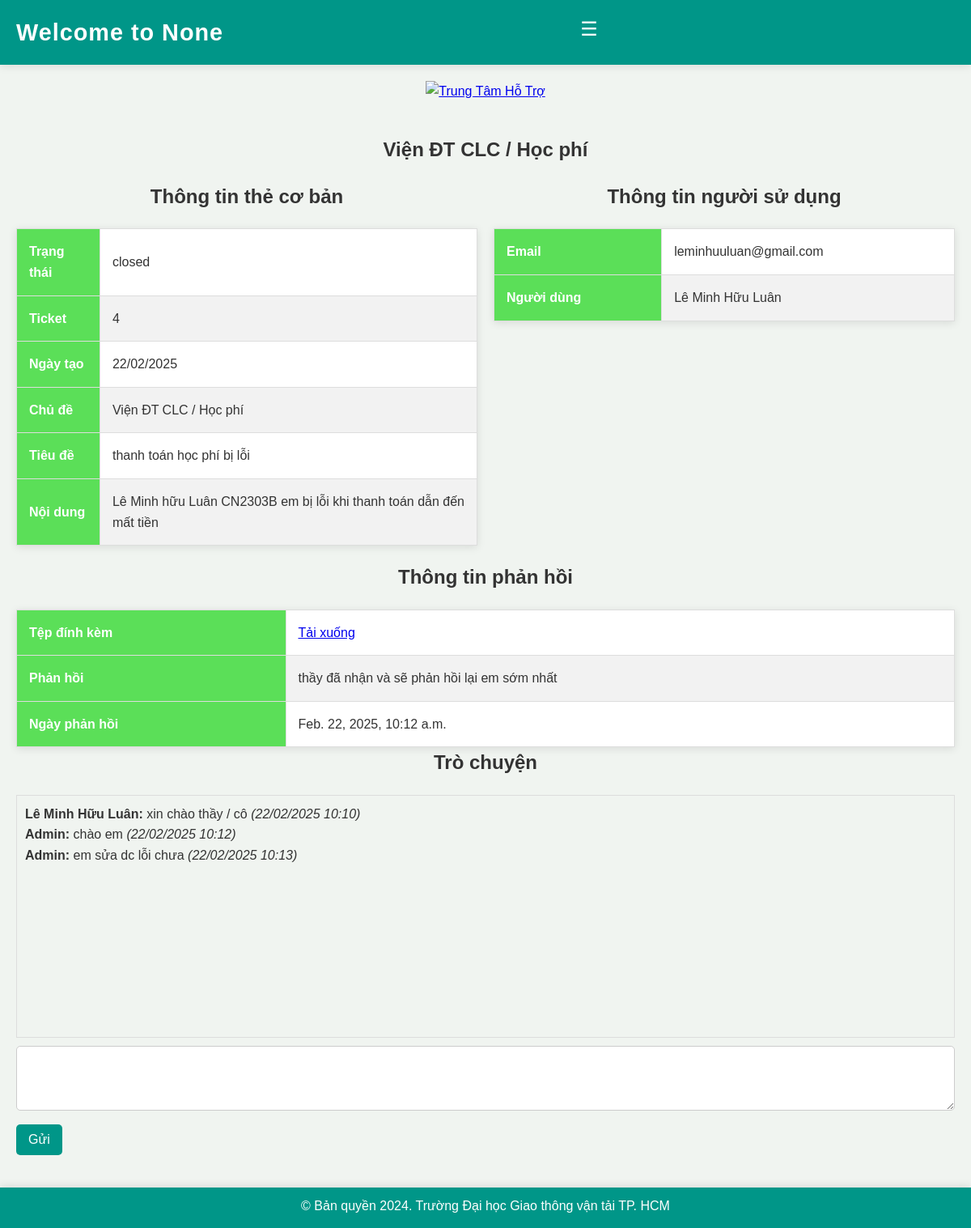
Page /support_request_detail/4/ on the committed database.
### app/models.py (models this page shows, shortened)
class SupportRequest(models.Model):
    email = models.EmailField(max_length=120)
    user = models.CharField(max_length=80)
    topic = models.CharField(max_length=120)
    request_title = models.CharField(max_length=200)
    request_content = models.TextField()
    attachment = models.FileField(upload_to='uploads/', null=True, blank=True)
    response = models.TextField(null=True, blank=True)
    created_at = models.DateTimeField(auto_now_add=True)  # Thêm trường created_at
    response_date = models.DateTimeField(null=True, blank=True)  # Thêm trường response_date
    STATUS_CHOICES = [
        ('open', 'Open'),
        ('closed', 'Closed'),
    ]
    status = models.CharField(max_length=10, choices=STATUS_CHOICES, default='open')  # Thêm trường status

class ChatMessage(models.Model):
    support_request = models.ForeignKey(SupportRequest, related_name='messages', on_delete=models.CASCADE)
    sender = models.CharField(max_length=80)
    message = models.TextField()
    timestamp = models.DateTimeField(auto_now_add=True)

### app/views.py (the view, shortened to what this page needs)
# urls.py: path('support_request_detail/<int:request_id>/', views.support_request_detail, name='support_request_detail'),
def support_request_detail(request, request_id):
    support_request = get_object_or_404(SupportRequest, id=request_id)
    hovaten = request.session.get('hovaten', None)
    return render(request, 'app/support/support_request_detail.html', {
        'support_request': support_request,
        'hovaten': hovaten
    })

### app/templates/app/support/support_request_detail.html (shortened to what this page needs)
{% extends 'app/support/header_footer.html' %} {% block content %}
<!DOCTYPE html>
<html lang="en">
  <head>
    {% load static %}
  </head>
  <body>
    <div class="content">
      <div class="tieude1">{{ support_request.topic }}</div>
      <div class="detail-container">
        <div style="flex: 1; margin-right: 10px">
          <div class="tieude1">Thông tin thẻ cơ bản</div>
          <table class="detail-table">
            <tbody>
              <tr>
                <th>Trạng thái</th>
                <td>{{ support_request.status }}</td>
              </tr>
              <tr>
                <th>Ticket</th>
                <td>{{ support_request.id }}</td>
              </tr>
              <tr>
                <th>Ngày tạo</th>
                <td>{{ support_request.created_at|date:"d/m/Y" }}</td>
              </tr>
              <tr>
                <th>Chủ đề</th>
                <td>{{ support_request.topic }}</td>
              </tr>
              <tr>
                <th>Tiêu đề</th>
                <td>{{ support_request.request_title }}</td>
              </tr>
              <tr>
                <th>Nội dung</th>
                <td>{{ support_request.request_content }}</td>
              </tr>
            </tbody>
          </table>
        </div>
        <div style="flex: 1; margin-left: 10px">
          <div class="tieude1">Thông tin người sử dụng</div>
          <table class="detail-table">
            <tbody>
              <tr>
                <th>Email</th>
                <td>{{ support_request.email }}</td>
              </tr>
              <tr>
                <th>Người dùng</th>
                <td>{{ support_request.user }}</td>
              </tr>
            </tbody>
          </table>
        </div>
      </div>
      <div class="tieude1">Thông tin phản hồi</div>
      <table class="detail-table" style="width: 100%; margin: 0 auto">
        <tbody>
          <tr>
            <th>Tệp đính kèm</th>
            <td>
              {% if support_request.attachment %}
              <a href="{% static 'uploads/' %}{{ support_request.attachment }}"
                >Tải xuống</a
              >
              {% else %} Không có {% endif %}
            </td>
          </tr>
          <tr>
            <th>Phản hồi</th>
            <td>{{ support_request.response }}</td>
          </tr>
          <tr>
            <th>Ngày phản hồi</th>
            <td>{{ support_request.response_date }}</td>
          </tr>
        </tbody>
      </table>
      <div class="tieude1">Trò chuyện</div>
      <div class="chat-container" style="width: 100%; margin: 20px auto">
        <div
          class="chat-messages"
          style="
            border: 1px solid #ddd;
            padding: 10px;
            height: 300px;
            overflow-y: scroll;
          "
        >
          {% for message in support_request.messages.all %}
          <div>
            <strong>{{ message.sender }}:</strong> {{ message.message }}
            <em>({{ message.timestamp|date:"d/m/Y H:i" }})</em>
          </div>
          {% endfor %}
        </div>
        <form
          method="POST"
          action="{% url 'support_request_detail' support_request.id %}"
          style="margin-top: 10px"
        >
          <textarea name="message" rows="3" style="width: 100%"></textarea>
          <button type="submit" style="margin-top: 10px">Gửi</button>
        </form>
      </div>
    </div>
  </body>
</html>
{% endblock %}

### app/static/app/css/support_user.css (style rules this page uses)
* { padding: 0; margin: 0; box-sizing: border-box; }
body { font-family: "Arial", sans-serif; line-height: 1.6; background-color: #f0f4f0; color: #333; display: flex; flex-direction: column; height: 100vh; overflow: auto; }
.content { flex: 1; }
input[type="email"], input[type="text"], textarea, select { width: 100%; padding: 12px; border: 1px solid #ccc; border-radius: 5px; box-sizing: border-box; font-size: 16px; transition: border-color 0.3s; }
button { background-color: #009688; color: white; border: none; border-radius: 5px; padding: 10px 15px; cursor: pointer; font-size: 16px; transition: background-color 0.3s ease; margin-right: 10px; }

### app/templates/app/support/support_request_detail.html (style rules this page uses)
.content { max-width: 1200px; margin: 0 auto; padding: 20px; }
.tieude1 { font-size: 24px; font-weight: bold; margin-bottom: 20px; color: #333; text-align: center; }
.detail-container { display: flex; justify-content: space-between; margin-bottom: 20px; }
.detail-table { width: 100%; border-collapse: collapse; background-color: white; box-shadow: 0 2px 10px rgba(0, 0, 0, 0.1); }
.detail-table th, .detail-table td { padding: 15px; text-align: left; border: 1px solid #ddd; }
.detail-table th { background-color: #5bdf58; color: white; }
.detail-table tr:nth-child(even) { background-color: #f2f2f2; }

### rows in the picture
SupportRequest: topic "Viện ĐT CLC / Học phí", status "closed", id "4", created_at "22/02/2025", request_title "thanh toán học phí bị lỗi", request_content "Lê Minh hữu Luân CN2303B em bị lỗi khi thanh toán dẫn đến mất tiền", email "leminhuuluan@gmail.com", user "Lê Minh Hữu Luân", response "thầy đã nhận và sẽ phản hồi lại em sớm nhất", response_date "Feb. 22, 2025, 10:12 a.m."
ChatMessage: sender "Lê Minh Hữu Luân", message "xin chào thầy / cô", timestamp "22/02/2025 10:10"
ChatMessage: sender "Admin", message "chào em", timestamp "22/02/2025 10:12"
ChatMessage: sender "Admin", message "em sửa dc lỗi chưa", timestamp "22/02/2025 10:13"

### other values in the picture
{{ hovaten }} "None"
